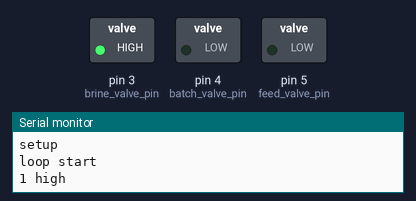
A sketch run on a simulated Arduino Uno, built with avr-gcc and run on an emulated ATmega328P. Parts: switched loads named in the sketch (green lamp = pin HIGH), the last lines printed to the serial monitor.

Above: at 0.5 s.
At 2.5 s:
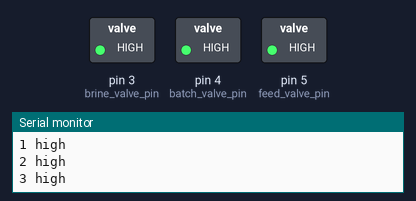
At 3.5 s:
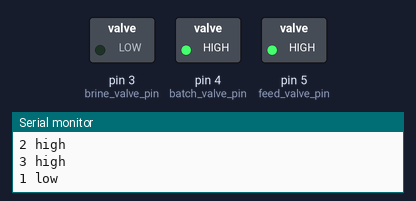
At 4.5 s:
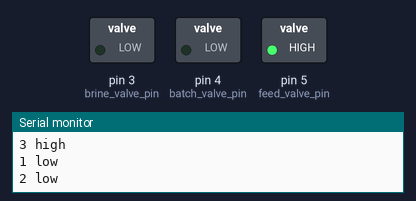
At 6.0 s:
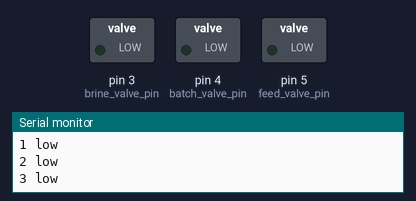
At 8.5 s:
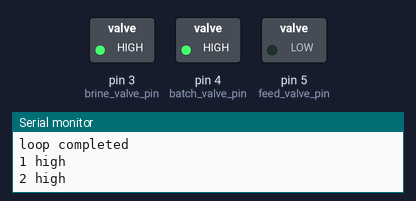
Timing chart, 0 to 9.1 s (numbered marks = the images above):
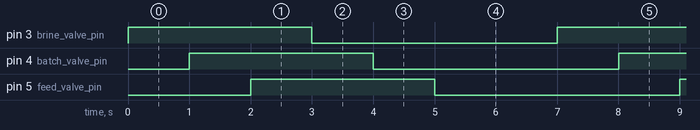

Measured:
- by itself, pin 3 (brine_valve_pin), pin 4 (batch_valve_pin), pin 5 (feed_valve_pin): alternates HIGH for 3.0 s and LOW for 4.0 s
- by itself, everything shown: repeats every 7.0 s, in 6 steps

The sketch:

test_ALL_relays_onoff.ino
```cpp
const int batch_valve_pin = 4;     // the number of the pushbutton pin
const int brine_valve_pin = 3;     // the number of the pushbutton pin
const int feed_valve_pin = 5;


void setup() {
  // put your setup code here, to run once:
  pinMode(batch_valve_pin, OUTPUT);
  pinMode(brine_valve_pin, OUTPUT);
  pinMode(feed_valve_pin, OUTPUT);

  Serial.begin(9600);
  Serial.println("setup");

}

void loop() {

  Serial.println("loop start");

  while (1) {
    // put your main code here, to run repeatedly:
    digitalWrite(brine_valve_pin, HIGH);
    Serial.println("1 high ");
    delay(1000);

    digitalWrite(batch_valve_pin, HIGH);
    Serial.println("2 high");
    delay(1000);

    digitalWrite(feed_valve_pin, HIGH);
    Serial.println("3 high");
    delay(1000);

// break in between highs and lows

    digitalWrite(brine_valve_pin, LOW);
    Serial.println("1 low ");
    delay(1000);

    digitalWrite(batch_valve_pin, LOW);
    Serial.println("2 low");
    delay(1000);

    digitalWrite(feed_valve_pin, LOW);
    Serial.println("3 low");
    delay(1000);


    Serial.println("loop completed");
    delay(1000);
  }
}
```
